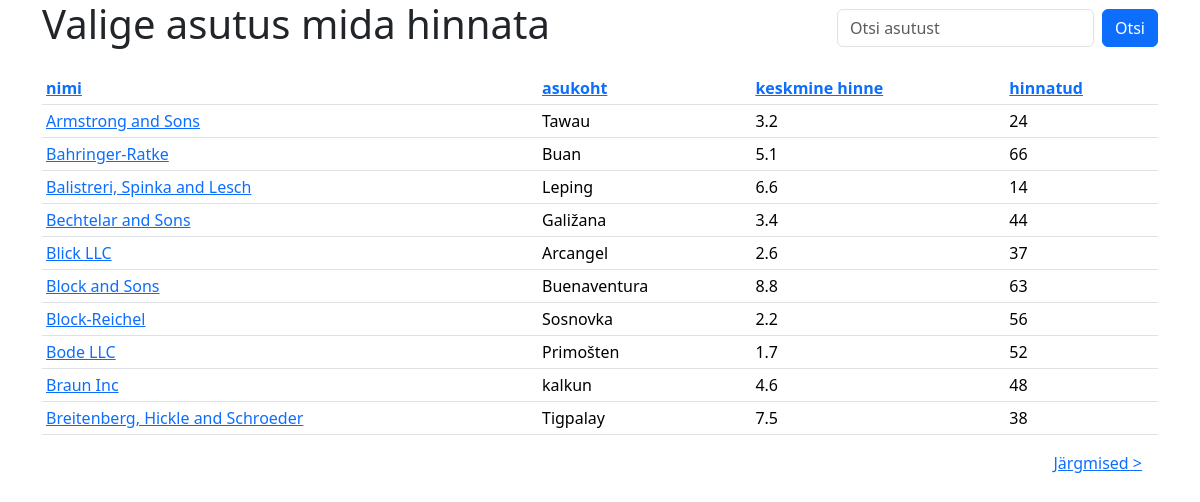
The page / on the database its author committed.
### tables this page shows
CREATE TABLE `toidukohad` (
  `id` int(6) NOT NULL,
  `nimi` varchar(255) NOT NULL,
  `asukoht` varchar(255) NOT NULL,
  `k_hinne` double NOT NULL,
  `hinnatud` int(6) NOT NULL
);

### index.php (the view, shortened to what this page needs)
<?php
include("config.php");
?>
<!doctype html>
<html lang="en">
  <head>
    <link href="https://cdn.jsdelivr.net/npm/bootstrap@5.3.3/dist/css/bootstrap.min.css" rel="stylesheet">
  </head>
  <body>
    <?php
    $search_query = "";
    $limit = 10;
    $offset = 0;
    $sort_by = isset($_GET['sort_by']) ? $_GET['sort_by'] : 'nimi';
    $order = isset($_GET['order']) && ($_GET['order'] == 'desc') ? 'desc' : 'asc';
    if (!empty($_GET["s"])) {
        $search_query = mysqli_real_escape_string($yhendus, $_GET["s"]);
        $paring = "SELECT * FROM toidukohad WHERE nimi LIKE '%$search_query%' ORDER BY $sort_by $order LIMIT $offset, $limit";
    } else {
        $paring = "SELECT * FROM toidukohad ORDER BY $sort_by $order LIMIT $offset, $limit";
        }
    $valjund = mysqli_query($yhendus, $paring);
    ?>
    <div class="container">
        <div class="d-flex align-items-center justify-content-between mb-3">
            <h1 class="me-3">Valige asutus mida hinnata</h1>
            <form class="d-flex" method="get" action="">
                <input class="form-control me-2" type="text" name="s" placeholder="Otsi asutust">
                <button class="btn btn-primary" type="submit">Otsi</button>
            </form>
        </div>
        <table class="table table-sm">
            <thead>
                <tr>
                <th><a href="?sort_by=nimi&order=<?php echo ($sort_by == 'nimi' && $order == 'asc') ? 'desc' : 'asc'; ?>">nimi</a></th>
                <th><a href="?sort_by=asukoht&order=<?php echo ($sort_by == 'asukoht' && $order == 'asc') ? 'desc' : 'asc'; ?>">asukoht</a></th>
                <th><a href="?sort_by=k_hinne&order=<?php echo ($sort_by == 'k_hinne' && $order == 'asc') ? 'desc' : 'asc'; ?>">keskmine hinne</a></th>
                <th><a href="?sort_by=hinnatud&order=<?php echo ($sort_by == 'hinnatud' && $order == 'asc') ? 'desc' : 'asc'; ?>">hinnatud</a></th>
                </tr>
            </thead>
            <tbody>
    <?php
    if ($valjund && mysqli_num_rows($valjund) > 0) {
        while ($rida = mysqli_fetch_assoc($valjund)) {
    ?>
    <tr>
        <td>
            <a href="review.php?id=<?php echo $rida['id']; ?>">
                <?php echo $rida['nimi']; ?>
            </a>
        </td>
        <td><?php echo $rida['asukoht']; ?></td>
        <td><?php echo $rida['k_hinne']; ?></td>
        <td><?php echo $rida['hinnatud']; ?></td>
    </tr>
    <?php
        }
    } else {
        echo "<tr><td colspan='4'>Tulemusi ei ole</td></tr>";
    }
    ?>
</tbody>
        </table>
        <div class="d-flex justify-content-end">
            <?php if ($valjund && mysqli_num_rows($valjund) == $limit): ?>
                <a href="?next=<?php echo $offset + $limit; ?>&s=<?php echo $search_query; ?>&sort_by=<?php echo $sort_by; ?>&order=<?php echo $order; ?>" class="me-3">Järgmised &gt;</a>
            <?php endif; ?>
        </div>
    </div>
  </body>
</html>

### rows shown on the page
toidukohad: nimi "Armstrong and Sons", asukoht "Tawau", k_hinne "3.2", hinnatud "24"
toidukohad: nimi "Bahringer-Ratke", asukoht "Buan", k_hinne "5.1", hinnatud "66"
toidukohad: nimi "Balistreri, Spinka and Lesch", asukoht "Leping", k_hinne "6.6", hinnatud "14"
toidukohad: nimi "Bechtelar and Sons", asukoht "Galižana", k_hinne "3.4", hinnatud "44"
toidukohad: nimi "Blick LLC", asukoht "Arcangel", k_hinne "2.6", hinnatud "37"
toidukohad: nimi "Block and Sons", asukoht "Buenaventura", k_hinne "8.8", hinnatud "63"
toidukohad: nimi "Block-Reichel", asukoht "Sosnovka", k_hinne "2.2", hinnatud "56"
toidukohad: nimi "Bode LLC", asukoht "Primošten", k_hinne "1.7", hinnatud "52"
toidukohad: nimi "Braun Inc", asukoht "kalkun", k_hinne "4.6", hinnatud "48"
toidukohad: nimi "Breitenberg, Hickle and Schroeder", asukoht "Tigpalay", k_hinne "7.5", hinnatud "38"
